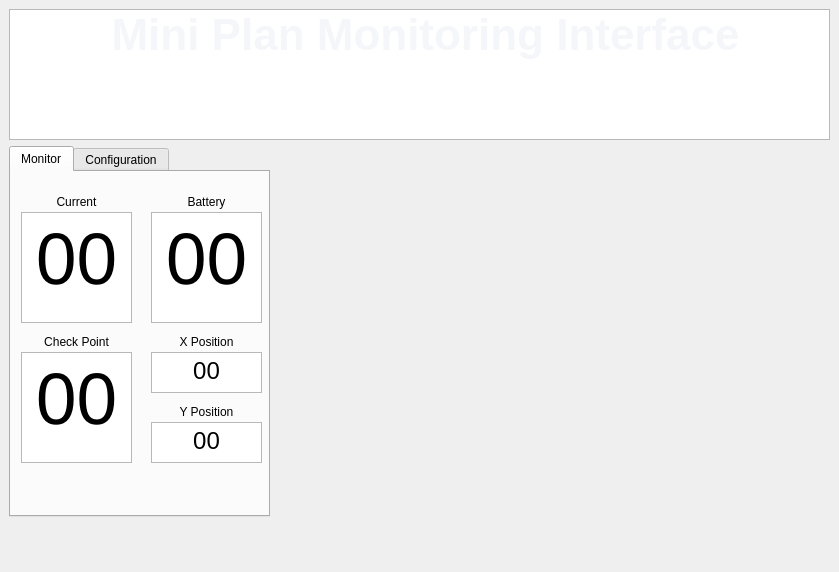
<?xml version="1.0" encoding="UTF-8"?>
<ui version="4.0">
 <class>AGVMonitorInterface</class>
 <widget class="QMainWindow" name="AGVMonitorInterface">
  <property name="geometry">
   <rect>
    <x>0</x>
    <y>0</y>
    <width>839</width>
    <height>572</height>
   </rect>
  </property>
  <property name="windowTitle">
   <string>AGVMonitorInterface</string>
  </property>
  <property name="windowIcon">
   <iconset resource="AGVResource.qrc">
    <normaloff>:/Logo/citra/rsz_logo_universitas_gadjah_mada.png</normaloff>:/Logo/citra/rsz_logo_universitas_gadjah_mada.png</iconset>
  </property>
  <widget class="QWidget" name="centralwidget">
   <layout class="QGridLayout" name="gridLayout">
    <item row="0" column="0" colspan="2">
     <widget class="QTextBrowser" name="agv_title">
      <property name="sizePolicy">
       <sizepolicy hsizetype="Expanding" vsizetype="Fixed">
        <horstretch>0</horstretch>
        <verstretch>0</verstretch>
       </sizepolicy>
      </property>
      <property name="maximumSize">
       <size>
        <width>16777215</width>
        <height>131</height>
       </size>
      </property>
      <property name="html">
       <string>&lt;!DOCTYPE HTML PUBLIC &quot;-//W3C//DTD HTML 4.0//EN&quot; &quot;http://www.w3.org/TR/REC-html40/strict.dtd&quot;&gt;
&lt;html&gt;&lt;head&gt;&lt;meta name=&quot;qrichtext&quot; content=&quot;1&quot; /&gt;&lt;style type=&quot;text/css&quot;&gt;
p, li { white-space: pre-wrap; }
&lt;/style&gt;&lt;/head&gt;&lt;body style=&quot; font-family:'Ubuntu'; font-size:11pt; font-weight:400; font-style:normal;&quot;&gt;
&lt;p align=&quot;center&quot; style=&quot; margin-top:0px; margin-bottom:0px; margin-left:0px; margin-right:0px; -qt-block-indent:0; text-indent:0px;&quot;&gt;&lt;img src=&quot;:/Logo/citra/rsz_logo_universitas_gadjah_mada.png&quot; /&gt;&lt;span style=&quot; font-size:50pt; font-weight:600; color:#ffffff; vertical-align:super;&quot;&gt; &lt;/span&gt;&lt;span style=&quot; font-size:50pt; font-weight:600; color:#f5f6fa; vertical-align:super;&quot;&gt;Mini Plan Monitoring Interface&lt;/span&gt;&lt;/p&gt;&lt;/body&gt;&lt;/html&gt;</string>
      </property>
     </widget>
    </item>
    <item row="1" column="0">
     <widget class="QTabWidget" name="agv_tab_select">
      <property name="sizePolicy">
       <sizepolicy hsizetype="Fixed" vsizetype="Fixed">
        <horstretch>0</horstretch>
        <verstretch>0</verstretch>
       </sizepolicy>
      </property>
      <property name="minimumSize">
       <size>
        <width>261</width>
        <height>371</height>
       </size>
      </property>
      <property name="maximumSize">
       <size>
        <width>261</width>
        <height>411</height>
       </size>
      </property>
      <property name="currentIndex">
       <number>0</number>
      </property>
      <widget class="QWidget" name="tab">
       <attribute name="icon">
        <iconset>
         <normalon>:/Logo/citra/monitor.png</normalon>
        </iconset>
       </attribute>
       <attribute name="title">
        <string>Monitor</string>
       </attribute>
       <widget class="QTextBrowser" name="agv_stat_current">
        <property name="geometry">
         <rect>
          <x>10</x>
          <y>40</y>
          <width>111</width>
          <height>111</height>
         </rect>
        </property>
        <property name="html">
         <string>&lt;!DOCTYPE HTML PUBLIC &quot;-//W3C//DTD HTML 4.0//EN&quot; &quot;http://www.w3.org/TR/REC-html40/strict.dtd&quot;&gt;
&lt;html&gt;&lt;head&gt;&lt;meta name=&quot;qrichtext&quot; content=&quot;1&quot; /&gt;&lt;style type=&quot;text/css&quot;&gt;
p, li { white-space: pre-wrap; }
&lt;/style&gt;&lt;/head&gt;&lt;body style=&quot; font-family:'Ubuntu'; font-size:11pt; font-weight:400; font-style:normal;&quot;&gt;
&lt;p align=&quot;center&quot; style=&quot; margin-top:0px; margin-bottom:0px; margin-left:0px; margin-right:0px; -qt-block-indent:0; text-indent:0px;&quot;&gt;&lt;span style=&quot; font-size:55pt;&quot;&gt;00&lt;/span&gt;&lt;/p&gt;&lt;/body&gt;&lt;/html&gt;</string>
        </property>
       </widget>
       <widget class="QLabel" name="lcurrent">
        <property name="geometry">
         <rect>
          <x>10</x>
          <y>20</y>
          <width>111</width>
          <height>20</height>
         </rect>
        </property>
        <property name="text">
         <string>&lt;html&gt;&lt;head/&gt;&lt;body&gt;&lt;p align=&quot;center&quot;&gt;Current&lt;/p&gt;&lt;/body&gt;&lt;/html&gt;</string>
        </property>
       </widget>
       <widget class="QLabel" name="lbattery">
        <property name="geometry">
         <rect>
          <x>140</x>
          <y>20</y>
          <width>111</width>
          <height>20</height>
         </rect>
        </property>
        <property name="text">
         <string>&lt;html&gt;&lt;head/&gt;&lt;body&gt;&lt;p align=&quot;center&quot;&gt;Battery&lt;/p&gt;&lt;/body&gt;&lt;/html&gt;</string>
        </property>
       </widget>
       <widget class="QTextBrowser" name="agv_stat_batt">
        <property name="geometry">
         <rect>
          <x>140</x>
          <y>40</y>
          <width>111</width>
          <height>111</height>
         </rect>
        </property>
        <property name="html">
         <string>&lt;!DOCTYPE HTML PUBLIC &quot;-//W3C//DTD HTML 4.0//EN&quot; &quot;http://www.w3.org/TR/REC-html40/strict.dtd&quot;&gt;
&lt;html&gt;&lt;head&gt;&lt;meta name=&quot;qrichtext&quot; content=&quot;1&quot; /&gt;&lt;style type=&quot;text/css&quot;&gt;
p, li { white-space: pre-wrap; }
&lt;/style&gt;&lt;/head&gt;&lt;body style=&quot; font-family:'Ubuntu'; font-size:11pt; font-weight:400; font-style:normal;&quot;&gt;
&lt;p align=&quot;center&quot; style=&quot; margin-top:0px; margin-bottom:0px; margin-left:0px; margin-right:0px; -qt-block-indent:0; text-indent:0px;&quot;&gt;&lt;span style=&quot; font-size:55pt;&quot;&gt;00&lt;/span&gt;&lt;/p&gt;&lt;/body&gt;&lt;/html&gt;</string>
        </property>
       </widget>
       <widget class="QLabel" name="lcheckpoint">
        <property name="geometry">
         <rect>
          <x>10</x>
          <y>160</y>
          <width>111</width>
          <height>20</height>
         </rect>
        </property>
        <property name="text">
         <string>&lt;html&gt;&lt;head/&gt;&lt;body&gt;&lt;p align=&quot;center&quot;&gt;Check Point&lt;/p&gt;&lt;/body&gt;&lt;/html&gt;</string>
        </property>
       </widget>
       <widget class="QTextBrowser" name="agv_stat_cp">
        <property name="geometry">
         <rect>
          <x>10</x>
          <y>180</y>
          <width>111</width>
          <height>111</height>
         </rect>
        </property>
        <property name="html">
         <string>&lt;!DOCTYPE HTML PUBLIC &quot;-//W3C//DTD HTML 4.0//EN&quot; &quot;http://www.w3.org/TR/REC-html40/strict.dtd&quot;&gt;
&lt;html&gt;&lt;head&gt;&lt;meta name=&quot;qrichtext&quot; content=&quot;1&quot; /&gt;&lt;style type=&quot;text/css&quot;&gt;
p, li { white-space: pre-wrap; }
&lt;/style&gt;&lt;/head&gt;&lt;body style=&quot; font-family:'Ubuntu'; font-size:11pt; font-weight:400; font-style:normal;&quot;&gt;
&lt;p align=&quot;center&quot; style=&quot; margin-top:0px; margin-bottom:0px; margin-left:0px; margin-right:0px; -qt-block-indent:0; text-indent:0px;&quot;&gt;&lt;span style=&quot; font-size:55pt;&quot;&gt;00&lt;/span&gt;&lt;/p&gt;&lt;/body&gt;&lt;/html&gt;</string>
        </property>
       </widget>
       <widget class="QLabel" name="lxpos">
        <property name="geometry">
         <rect>
          <x>140</x>
          <y>160</y>
          <width>111</width>
          <height>20</height>
         </rect>
        </property>
        <property name="text">
         <string>&lt;html&gt;&lt;head/&gt;&lt;body&gt;&lt;p align=&quot;center&quot;&gt;X Position&lt;/p&gt;&lt;/body&gt;&lt;/html&gt;</string>
        </property>
       </widget>
       <widget class="QTextBrowser" name="agv_stat_xpos">
        <property name="geometry">
         <rect>
          <x>140</x>
          <y>180</y>
          <width>111</width>
          <height>41</height>
         </rect>
        </property>
        <property name="html">
         <string>&lt;!DOCTYPE HTML PUBLIC &quot;-//W3C//DTD HTML 4.0//EN&quot; &quot;http://www.w3.org/TR/REC-html40/strict.dtd&quot;&gt;
&lt;html&gt;&lt;head&gt;&lt;meta name=&quot;qrichtext&quot; content=&quot;1&quot; /&gt;&lt;style type=&quot;text/css&quot;&gt;
p, li { white-space: pre-wrap; }
&lt;/style&gt;&lt;/head&gt;&lt;body style=&quot; font-family:'Ubuntu'; font-size:11pt; font-weight:400; font-style:normal;&quot;&gt;
&lt;p align=&quot;center&quot; style=&quot; margin-top:0px; margin-bottom:0px; margin-left:0px; margin-right:0px; -qt-block-indent:0; text-indent:0px;&quot;&gt;&lt;span style=&quot; font-size:18pt;&quot;&gt;00&lt;/span&gt;&lt;/p&gt;&lt;/body&gt;&lt;/html&gt;</string>
        </property>
       </widget>
       <widget class="QLabel" name="lypos">
        <property name="geometry">
         <rect>
          <x>140</x>
          <y>230</y>
          <width>111</width>
          <height>20</height>
         </rect>
        </property>
        <property name="text">
         <string>&lt;html&gt;&lt;head/&gt;&lt;body&gt;&lt;p align=&quot;center&quot;&gt;Y Position&lt;/p&gt;&lt;/body&gt;&lt;/html&gt;</string>
        </property>
       </widget>
       <widget class="QTextBrowser" name="agv_stat_ypos">
        <property name="geometry">
         <rect>
          <x>140</x>
          <y>250</y>
          <width>111</width>
          <height>41</height>
         </rect>
        </property>
        <property name="html">
         <string>&lt;!DOCTYPE HTML PUBLIC &quot;-//W3C//DTD HTML 4.0//EN&quot; &quot;http://www.w3.org/TR/REC-html40/strict.dtd&quot;&gt;
&lt;html&gt;&lt;head&gt;&lt;meta name=&quot;qrichtext&quot; content=&quot;1&quot; /&gt;&lt;style type=&quot;text/css&quot;&gt;
p, li { white-space: pre-wrap; }
&lt;/style&gt;&lt;/head&gt;&lt;body style=&quot; font-family:'Ubuntu'; font-size:11pt; font-weight:400; font-style:normal;&quot;&gt;
&lt;p align=&quot;center&quot; style=&quot; margin-top:0px; margin-bottom:0px; margin-left:0px; margin-right:0px; -qt-block-indent:0; text-indent:0px;&quot;&gt;&lt;span style=&quot; font-size:18pt;&quot;&gt;00&lt;/span&gt;&lt;/p&gt;&lt;/body&gt;&lt;/html&gt;</string>
        </property>
       </widget>
      </widget>
      <widget class="QWidget" name="tab_2">
       <attribute name="icon">
        <iconset>
         <normalon>:/Logo/citra/configure.png</normalon>
        </iconset>
       </attribute>
       <attribute name="title">
        <string>Configuration</string>
       </attribute>
       <widget class="QLineEdit" name="agv_conf_addr">
        <property name="geometry">
         <rect>
          <x>10</x>
          <y>20</y>
          <width>211</width>
          <height>31</height>
         </rect>
        </property>
        <property name="text">
         <string/>
        </property>
        <property name="placeholderText">
         <string>Device address</string>
        </property>
       </widget>
       <widget class="QPushButton" name="agv_conf_done">
        <property name="geometry">
         <rect>
          <x>130</x>
          <y>190</y>
          <width>121</width>
          <height>41</height>
         </rect>
        </property>
        <property name="text">
         <string>Done</string>
        </property>
       </widget>
       <widget class="QCheckBox" name="agv_conf_show">
        <property name="geometry">
         <rect>
          <x>10</x>
          <y>120</y>
          <width>151</width>
          <height>23</height>
         </rect>
        </property>
        <property name="text">
         <string>show track history</string>
        </property>
       </widget>
       <widget class="QLineEdit" name="agv_conf_map">
        <property name="geometry">
         <rect>
          <x>10</x>
          <y>70</y>
          <width>211</width>
          <height>31</height>
         </rect>
        </property>
        <property name="text">
         <string/>
        </property>
        <property name="placeholderText">
         <string>Device scaled map location</string>
        </property>
       </widget>
       <widget class="QPushButton" name="agv_conf_browse">
        <property name="geometry">
         <rect>
          <x>220</x>
          <y>70</y>
          <width>31</width>
          <height>31</height>
         </rect>
        </property>
        <property name="text">
         <string/>
        </property>
        <property name="icon">
         <iconset resource="AGVResource.qrc">
          <normaloff>:/Logo/citra/browse.png</normaloff>:/Logo/citra/browse.png</iconset>
        </property>
       </widget>
       <widget class="QCheckBox" name="agv_conf_fhand">
        <property name="geometry">
         <rect>
          <x>10</x>
          <y>150</y>
          <width>151</width>
          <height>23</height>
         </rect>
        </property>
        <property name="text">
         <string>Enable free hand</string>
        </property>
       </widget>
       <widget class="QPushButton" name="agv_conf_connect">
        <property name="geometry">
         <rect>
          <x>220</x>
          <y>20</y>
          <width>31</width>
          <height>31</height>
         </rect>
        </property>
        <property name="text">
         <string/>
        </property>
        <property name="icon">
         <iconset resource="AGVResource.qrc">
          <normaloff>:/Logo/citra/connect.png</normaloff>:/Logo/citra/connect.png</iconset>
        </property>
       </widget>
       <widget class="QPushButton" name="agv_conf_reset">
        <property name="geometry">
         <rect>
          <x>10</x>
          <y>190</y>
          <width>111</width>
          <height>41</height>
         </rect>
        </property>
        <property name="text">
         <string>Reset</string>
        </property>
       </widget>
      </widget>
     </widget>
    </item>
    <item row="2" column="0">
     <spacer name="verticalSpacer">
      <property name="orientation">
       <enum>Qt::Vertical</enum>
      </property>
      <property name="sizeType">
       <enum>QSizePolicy::MinimumExpanding</enum>
      </property>
      <property name="sizeHint" stdset="0">
       <size>
        <width>20</width>
        <height>40</height>
       </size>
      </property>
     </spacer>
    </item>
    <item row="1" column="1" rowspan="2">
     <widget class="monitorrender" name="monitor_render" native="true"/>
    </item>
   </layout>
  </widget>
 </widget>
 <customwidgets>
  <customwidget>
   <class>monitorrender</class>
   <extends>QWidget</extends>
   <header>monitorrender.h</header>
   <container>1</container>
  </customwidget>
 </customwidgets>
 <resources>
  <include location="AGVResource.qrc"/>
 </resources>
 <connections/>
</ui>
